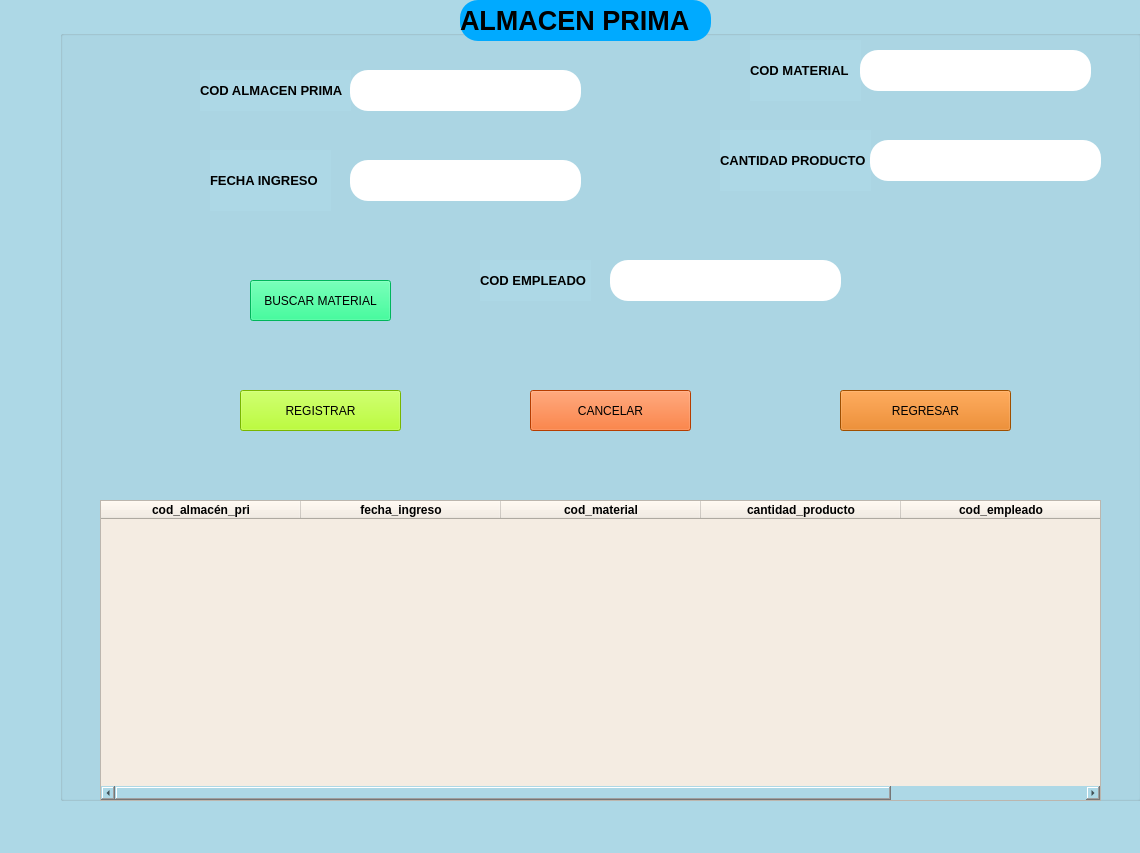
<?xml version="1.0" encoding="UTF-8"?>
<ui version="4.0">
 <class>MainWindow</class>
 <widget class="QMainWindow" name="MainWindow">
  <property name="geometry">
   <rect>
    <x>0</x>
    <y>0</y>
    <width>1140</width>
    <height>853</height>
   </rect>
  </property>
  <property name="windowTitle">
   <string>MainWindow</string>
  </property>
  <property name="styleSheet">
   <string notr="true">background-color: #ADD8E6; /* Azul Claro */

</string>
  </property>
  <widget class="QWidget" name="centralwidget">
   <widget class="QGroupBox" name="groupBox">
    <property name="geometry">
     <rect>
      <x>60</x>
      <y>30</y>
      <width>1081</width>
      <height>771</height>
     </rect>
    </property>
    <property name="font">
     <font>
      <family>Arial</family>
     </font>
    </property>
    <property name="styleSheet">
     <string notr="true">background-color: #ADD8E6; /* Azul Claro */

</string>
    </property>
    <property name="title">
     <string/>
    </property>
    <property name="alignment">
     <set>Qt::AlignLeading|Qt::AlignLeft|Qt::AlignVCenter</set>
    </property>
    <widget class="QLabel" name="label">
     <property name="geometry">
      <rect>
       <x>140</x>
       <y>40</y>
       <width>151</width>
       <height>41</height>
      </rect>
     </property>
     <property name="font">
      <font>
       <family>Arial</family>
       <pointsize>10</pointsize>
       <weight>75</weight>
       <bold>true</bold>
      </font>
     </property>
     <property name="text">
      <string>COD ALMACEN PRIMA</string>
     </property>
     <property name="alignment">
      <set>Qt::AlignLeading|Qt::AlignLeft|Qt::AlignVCenter</set>
     </property>
    </widget>
    <widget class="QLabel" name="label_2">
     <property name="geometry">
      <rect>
       <x>150</x>
       <y>120</y>
       <width>121</width>
       <height>61</height>
      </rect>
     </property>
     <property name="font">
      <font>
       <family>Arial</family>
       <pointsize>10</pointsize>
       <weight>75</weight>
       <bold>true</bold>
      </font>
     </property>
     <property name="text">
      <string>FECHA INGRESO</string>
     </property>
    </widget>
    <widget class="QLabel" name="label_3">
     <property name="geometry">
      <rect>
       <x>690</x>
       <y>10</y>
       <width>111</width>
       <height>61</height>
      </rect>
     </property>
     <property name="font">
      <font>
       <family>Arial</family>
       <pointsize>10</pointsize>
       <weight>75</weight>
       <bold>true</bold>
      </font>
     </property>
     <property name="text">
      <string>COD MATERIAL</string>
     </property>
    </widget>
    <widget class="QLabel" name="label_4">
     <property name="geometry">
      <rect>
       <x>660</x>
       <y>100</y>
       <width>151</width>
       <height>61</height>
      </rect>
     </property>
     <property name="font">
      <font>
       <family>Arial</family>
       <pointsize>10</pointsize>
       <weight>75</weight>
       <bold>true</bold>
      </font>
     </property>
     <property name="text">
      <string>CANTIDAD PRODUCTO</string>
     </property>
    </widget>
    <widget class="QLabel" name="label_5">
     <property name="geometry">
      <rect>
       <x>420</x>
       <y>230</y>
       <width>111</width>
       <height>41</height>
      </rect>
     </property>
     <property name="font">
      <font>
       <family>Arial</family>
       <pointsize>10</pointsize>
       <weight>75</weight>
       <bold>true</bold>
      </font>
     </property>
     <property name="text">
      <string>COD EMPLEADO</string>
     </property>
    </widget>
    <widget class="QLineEdit" name="codprima">
     <property name="geometry">
      <rect>
       <x>290</x>
       <y>40</y>
       <width>231</width>
       <height>41</height>
      </rect>
     </property>
     <property name="styleSheet">
      <string notr="true">background-color: rgb(255, 255, 255);
Border-radius: 18px</string>
     </property>
    </widget>
    <widget class="QLineEdit" name="codmaterial">
     <property name="geometry">
      <rect>
       <x>800</x>
       <y>20</y>
       <width>231</width>
       <height>41</height>
      </rect>
     </property>
     <property name="styleSheet">
      <string notr="true">background-color: rgb(255, 255, 255);
Border-radius: 18px</string>
     </property>
    </widget>
    <widget class="QLineEdit" name="canprod">
     <property name="geometry">
      <rect>
       <x>810</x>
       <y>110</y>
       <width>231</width>
       <height>41</height>
      </rect>
     </property>
     <property name="styleSheet">
      <string notr="true">background-color: rgb(255, 255, 255);
Border-radius: 18px</string>
     </property>
    </widget>
    <widget class="QLineEdit" name="codemple">
     <property name="geometry">
      <rect>
       <x>550</x>
       <y>230</y>
       <width>231</width>
       <height>41</height>
      </rect>
     </property>
     <property name="styleSheet">
      <string notr="true">background-color: rgb(255, 255, 255);
Border-radius: 18px</string>
     </property>
    </widget>
    <widget class="QLineEdit" name="feingreso">
     <property name="geometry">
      <rect>
       <x>290</x>
       <y>130</y>
       <width>231</width>
       <height>41</height>
      </rect>
     </property>
     <property name="styleSheet">
      <string notr="true">background-color: rgb(255, 255, 255);
Border-radius: 18px</string>
     </property>
    </widget>
    <widget class="QTableWidget" name="tableprima">
     <property name="geometry">
      <rect>
       <x>40</x>
       <y>470</y>
       <width>1001</width>
       <height>301</height>
      </rect>
     </property>
     <property name="styleSheet">
      <string notr="true">background-color: rgb(244, 236, 226);</string>
     </property>
     <attribute name="horizontalHeaderDefaultSectionSize">
      <number>200</number>
     </attribute>
     <column>
      <property name="text">
       <string>cod_almacén_pri</string>
      </property>
      <property name="font">
       <font>
        <weight>75</weight>
        <bold>true</bold>
       </font>
      </property>
      <property name="textAlignment">
       <set>AlignCenter</set>
      </property>
     </column>
     <column>
      <property name="text">
       <string>fecha_ingreso</string>
      </property>
      <property name="font">
       <font>
        <weight>75</weight>
        <bold>true</bold>
       </font>
      </property>
      <property name="textAlignment">
       <set>AlignCenter</set>
      </property>
     </column>
     <column>
      <property name="text">
       <string>cod_material</string>
      </property>
      <property name="font">
       <font>
        <weight>75</weight>
        <bold>true</bold>
       </font>
      </property>
      <property name="textAlignment">
       <set>AlignCenter</set>
      </property>
     </column>
     <column>
      <property name="text">
       <string>cantidad_producto</string>
      </property>
      <property name="font">
       <font>
        <weight>75</weight>
        <bold>true</bold>
       </font>
      </property>
      <property name="textAlignment">
       <set>AlignCenter</set>
      </property>
     </column>
     <column>
      <property name="text">
       <string>cod_empleado</string>
      </property>
      <property name="font">
       <font>
        <weight>75</weight>
        <bold>true</bold>
       </font>
      </property>
      <property name="textAlignment">
       <set>AlignCenter</set>
      </property>
     </column>
    </widget>
    <widget class="QPushButton" name="registrar">
     <property name="geometry">
      <rect>
       <x>180</x>
       <y>360</y>
       <width>161</width>
       <height>41</height>
      </rect>
     </property>
     <property name="styleSheet">
      <string notr="true">background-color: rgb(170, 255, 0);</string>
     </property>
     <property name="text">
      <string>REGISTRAR</string>
     </property>
    </widget>
    <widget class="QPushButton" name="cancelar">
     <property name="geometry">
      <rect>
       <x>470</x>
       <y>360</y>
       <width>161</width>
       <height>41</height>
      </rect>
     </property>
     <property name="styleSheet">
      <string notr="true">background-color: rgb(255, 85, 0);</string>
     </property>
     <property name="text">
      <string>CANCELAR</string>
     </property>
    </widget>
    <widget class="QPushButton" name="regresar2">
     <property name="geometry">
      <rect>
       <x>780</x>
       <y>360</y>
       <width>171</width>
       <height>41</height>
      </rect>
     </property>
     <property name="styleSheet">
      <string notr="true">background-color: rgb(223, 111, 0);</string>
     </property>
     <property name="text">
      <string>REGRESAR</string>
     </property>
    </widget>
    <widget class="QPushButton" name="buscarmaterial">
     <property name="geometry">
      <rect>
       <x>190</x>
       <y>250</y>
       <width>141</width>
       <height>41</height>
      </rect>
     </property>
     <property name="styleSheet">
      <string notr="true">background-color: rgb(0, 255, 127);</string>
     </property>
     <property name="text">
      <string>BUSCAR MATERIAL</string>
     </property>
    </widget>
   </widget>
   <widget class="QLabel" name="label_6">
    <property name="geometry">
     <rect>
      <x>460</x>
      <y>0</y>
      <width>251</width>
      <height>41</height>
     </rect>
    </property>
    <property name="font">
     <font>
      <pointsize>20</pointsize>
      <weight>75</weight>
      <bold>true</bold>
     </font>
    </property>
    <property name="styleSheet">
     <string notr="true">background-color: rgb(0, 170, 255);

Border-radius: 18px</string>
    </property>
    <property name="text">
     <string>ALMACEN PRIMA</string>
    </property>
   </widget>
  </widget>
 </widget>
 <resources/>
 <connections/>
</ui>
